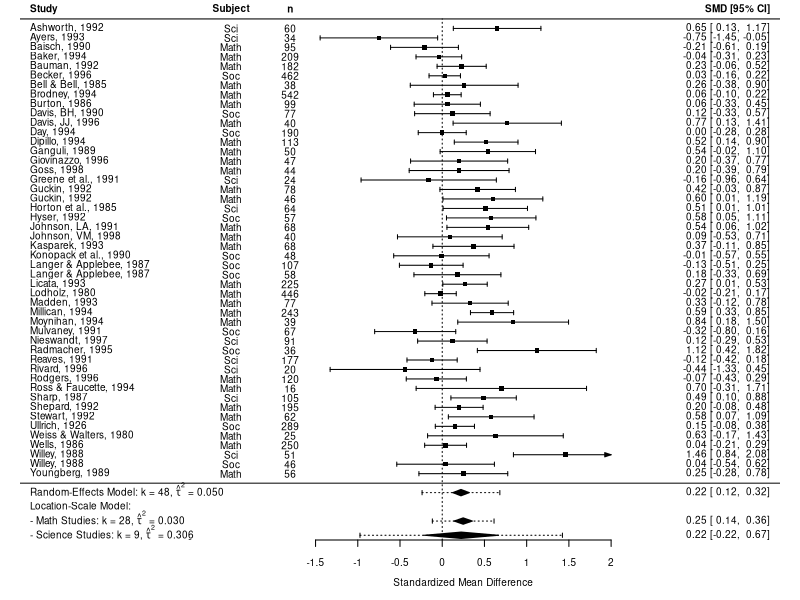
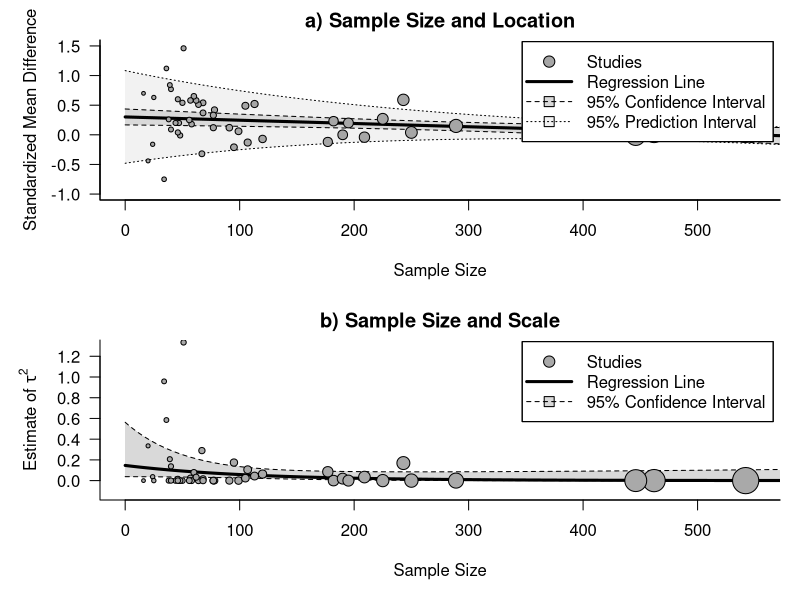
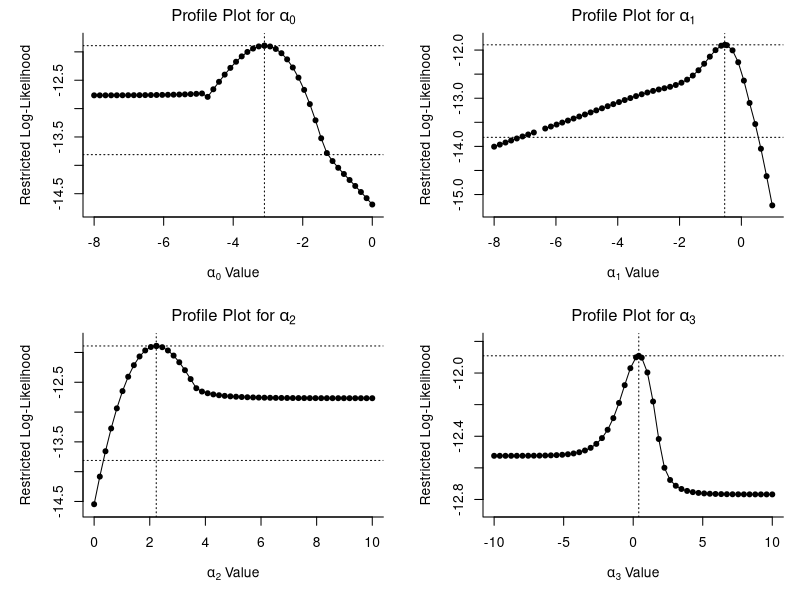

Source code (R) for these figures, in order:
############################################################################

# code corresponding to the illustrative example in the paper:
#
# Viechtbauer, W., & López-López, J. A. (in press). Location-scale models for
# meta-analysis. Research Synthesis Methods.

############################################################################

# install necessary packages (only need to do this once)

#install.packages("metafor")
#install.packages("numDeriv")

# load metafor package

library(metafor)

############################################################################

dat <- dat.bangertdrowns2004
dat

# collapse subjects down to three main groups

dat$subject <- factor(ifelse(dat$subject %in% c("Algebra", "Calculus", "Math", "Math in Science", "Statistics"), "Math",
                      ifelse(dat$subject %in% c("Chemistry", "Comp Science and Chemistry", "Biology", "Earth Science", "Natural Resources", "Nursing", "Science"), "Sci", "Soc")))

# fit standard random-effects model model

res1 <- rma(yi, vi, data=dat, test="knha")
print(res1, digits=3)

# obtain the prediction interval based on this model

predict(res1, digits=2)

# the standard random-effects model is a special case of the location-scale
# model with just intercept terms for the location and scale parts

res2 <- rma(yi, vi, data=dat, mods = ~ 1, scale = ~ 1, test="knha")
print(res2, digits=3)
predict(res2, newscale=1, transf=exp, digits=3) # same value of tau^2
predict(res2, newmods=1, newscale=1, digits=2)  # same prediction interval

# draw forest plot (including the results from the location-scale model with 'subject' as predictor)

op <- par(mar=c(3,4,1,2), tck=-0.012, mgp=c(2,0.5,0))

res <- rma(yi, vi, data=dat, test="knha")

forest(res, xlim=c(-5,4), at=seq(-1.5,2,by=0.5), ylim=c(-6,51), cex=0.6,
       rows=48:1, psize=1, addfit=FALSE, header=TRUE, digits=2L,
       mlab="", slab=paste(dat$author, dat$year, sep=", "),
       ilab=cbind(as.character(dat$subject), dat$ni), ilab.xpos=c(-2.5,-1.8))
abline(h=0)
text(-2.5, res$k+2, "Subject", font=2, cex=0.6)
text(-1.8, res$k+2, "n",       font=2, cex=0.6)

pred <- predict(res)
addpoly(pred$pred, sei=pred$se, ci.lb=pred$ci.lb, ci.ub=pred$ci.ub, pi.lb=pred$pi.lb, pi.ub=pred$pi.ub,
        row=-1, cex=0.6, digits=2, width=5)
text(x=-5, y=-1, pos=4, cex=0.6, bquote(paste("Random-Effects Model: k = ",
          .(formatC(res$k, digits=0, format="f")),", ", hat(tau)^2, " = ",
          .(formatC(res$tau2, digits=3, format="f")))))

text(-5, -2.5, pos=4, cex=0.6, "Location-Scale Model:")

res <- rma(yi, vi, mods = ~ subject - 1, scale = ~ subject - 1, data=dat, test="knha")
pred <- predict(res, newmods=diag(3), newscale=diag(3))
addpoly(pred$pred, sei=pred$se, ci.lb=pred$ci.lb, ci.ub=pred$ci.ub, pi.lb=pred$pi.lb, pi.ub=pred$pi.ub,
        row=c(-4,-5.5,-7), cex=0.6, digits=2, width=5)

tau2.subj <- predict(res, newscale=diag(3), transf=exp)
k.subj <- table(dat$subject)

text(x=-5, y=-4.0, pos=4, cex=0.6, bquote(paste("- Math Studies: k = ",
                                             .(formatC(k.subj[1], digits=0, format="f")),", ", hat(tau)^2, " = ",
                                             .(formatC(tau2.subj$pred[1], digits=3, format="f")))))

text(x=-5, y=-5.5, pos=4, cex=0.6, bquote(paste("- Science Studies: k = ",
                                             .(formatC(k.subj[2], digits=0, format="f")),", ", hat(tau)^2, " = ",
                                             .(formatC(tau2.subj$pred[2], digits=3, format="f")))))

text(x=-5, y=-7.0, pos=4, cex=0.6, bquote(paste("- Social Science Studies: k = ",
                                             .(formatC(k.subj[3], digits=0, format="f")),", ", hat(tau)^2, " = ",
                                             .(formatC(tau2.subj$pred[3], digits=3, format="f")))))

par(op)

# fit location-scale model with sample size as predictor

dat$ni100 <- dat$ni/100
res3 <- rma(yi, vi, mods = ~ ni100, scale = ~ ni100, data=dat, test="knha")
print(res3, digits=3)

# predicted tau^2 for 'small' versus 'large' studies

round(mean(dat$ni[dat$ni < 50]))
round(mean(dat$ni[dat$ni > 50]))
preds <- predict(res3, newscale=c(36,156)/100, transf=exp, digits=3)
preds
round(preds$pred[1] / preds$pred[2], 2) # ratio of tau^2 values

# bubble plots

op <- par(mfrow=c(2,1), mar=c(5,5,2,1))

ns100 <- seq(0,6,length=601)
preds <- predict(res3, newmods=ns100, newscale=ns100)

regplot(res3, pred=preds, xvals=ns100, pi=TRUE,
        xaxt="n", xlim=c(0,5.5), ylim=c(-1,1.5), las=1, bty="l",
        xlab="Sample Size", main="a) Sample Size and Location", digits=1,
        legend=TRUE)
axis(side=1, at=0:6, labels=seq(0,600,by=100))

hi <- hatvalues(res3)
tau2i <- pmax(0, resid(res3)^2 / (1-hi) - dat$vi)
wi <- sqrt(weights(res3))
size <- 0.5 + 3 * (wi - min(wi))/(max(wi) - min(wi))

plot(NA, NA, xlim=c(0,5.5), ylim=c(-0.13,1.3), xlab="Sample Size", xaxt="n",
     ylab=expression("Estimate of " * tau^2), las=1, bty="l", main="b) Sample Size and Scale")
axis(side=1, at=0:6, labels=seq(0,600,by=100))
pred <- predict(res3, newscale=ns100, transf=exp)
polygon(c(ns100, rev(ns100)), c(pred$ci.lb, rev(pred$ci.ub)), border=NA, col="gray85")
lines(ns100, pred$ci.lb, lty="dashed")
lines(ns100, pred$ci.ub, lty="dashed")
lines(ns100, pred$pred, lwd=3)
points(dat$ni100, tau2i, pch=21, col="black", bg="darkgray", cex=size)
legend("topright", inset=.01, bg="white", pch=c(NA,NA,22), col=c(NA,NA,"black"), pt.bg=c(NA,NA,"gray85"),   lty=c("blank",NA,NA),            lwd=c(NA,NA,1), text.col="white", pt.cex=1.5, seg.len=3, legend=c("Studies", "Regression Line", "95% Confidence Interval"))
legend("topright", inset=.01, bg=NA,      pch=c(21,NA,NA), col="black",          pt.bg=c("darkgray",NA,NA), lty=c("blank","solid","dashed"), lwd=c(1,3,1),   text.col="black", pt.cex=1.5, seg.len=3, legend=c("Studies", "Regression Line", "95% Confidence Interval"))

par(op)

# fit location-scale model with subject type as predictor

res4 <- rma(yi, vi, mods = ~ subject, scale = ~ subject, data=dat, test="knha")
print(res4, digits=3)

# note: the large negative scale coefficient for subjectSoc (and the huge SE)
# is a consequence of the very low amount of heterogeneity in this category;
# as a result, the coefficient wants to drift towards negative infinity (so
# that tau^2 = 0 for this category) while the standard error explodes

predict(res4, newmods=c(0,0), newscale=c(0,0), digits=2) # predicted effect for math studies
predict(res4, newmods=c(1,0), newscale=c(1,0), digits=2) # predicted effect for science studies
predict(res4, newmods=c(0,1), newscale=c(0,1), digits=2) # predicted effect for socsci studies

anova(res4, X=c(1,0,0),  digits=2) # test of predicted effect for math studies (same as testing the intercept)
anova(res4, X=c(1,1,0),  digits=2) # test of predicted effect for science studies
anova(res4, X=c(1,0,1),  digits=2) # test of predicted effect for socsci studies

predict(res4, newscale=c(0,0), transf=exp, digits=3) # predicted tau^2 for math studies
predict(res4, newscale=c(1,0), transf=exp, digits=3) # predicted tau^2 for science studies
predict(res4, newscale=c(0,1), transf=exp, digits=3) # predicted tau^2 for socsci studies

# equivalence check: fit random-effects models in the three subgroups (same
# estimated/predicted effects and tau^2 values for the three types of studies)

rma(yi,vi, data=dat, digits=3, test="knha", subset=subject=="Math")
rma(yi,vi, data=dat, digits=3, test="knha", subset=subject=="Sci")
rma(yi,vi, data=dat, digits=3, test="knha", subset=subject=="Soc")

# note: CIs are not exactly identical (as noted in footnote 7 in the paper, in
# the location-scale model, the KH method involves a single scaling factor and
# the degrees of freedom are taken to be k-p-1; on the other hand, when fitting
# separate random-effects models within each level of the categorical moderator,
# separate scaling factors are calculated within each level and the degrees of
# freedom are k_l−1, where k_l denotes the number of studies within level l of
# the moderator)

# equivalence check: a single mixed-effects model with subject type as a
# moderator while allowing tau^2 to differ across the three subject types

rma.mv(yi, vi, mods = ~ subject - 1, random = ~ subject | id, struct="DIAG", data=dat, test="t")

# note: CIs are again not identical, since the KH method is not available for
# models fitted with the rma.mv() function (test="t" also uses t-distributions
# for the tests/CIs, but not the scaling factor to adjust the var-cov matrix of
# the fixed effects as in the KH method)

# fit location-scale model with both predictors

res5 <- rma(yi, vi, mods = ~ ni100 + subject, scale = ~ ni100 + subject, data=dat, test="knha")
print(res5, digits=3)

# profile likelihood plots for the scale coefficients in the model

op <- par(mfrow=c(2,2), mar=c(5,5,2,1))

profile(res5, alpha=1, sub1=TRUE, cline=TRUE, steps=50, cex=0.8, xlim=c(-8,0))
profile(res5, alpha=2, sub1=TRUE, cline=TRUE, steps=50, cex=0.8, xlim=c(-8,1))
profile(res5, alpha=3, sub1=TRUE, cline=TRUE, steps=50, cex=0.8, xlim=c(0,10))
profile(res5, alpha=4, sub1=TRUE, cline=TRUE, steps=50, cex=0.8, xlim=c(-10,10))

par(op)

# profile likelihood CIs for the scale coefficients

confint(res5, alpha=1, digits=3, xlim=c(-8,0))
confint(res5, alpha=2, digits=3, xlim=c(-8,1))
confint(res5, alpha=3, digits=3, xlim=c(0,10))
confint(res5, alpha=4, digits=3, xlim=c(-10,10))

# simultaneous tests of the coefficients related to subject type

anova(res5, btt=3:4, digits=2) # location part
anova(res5, att=3:4, digits=2) # scale part

# predictions for the location part

predict(res5, newmods=c( 50/100,0,0), newscale=c( 50/100,0,0), digits=2) # math, n = 50
predict(res5, newmods=c(100/100,0,0), newscale=c(100/100,0,0), digits=2) # math, n = 100
predict(res5, newmods=c(150/100,0,0), newscale=c(150/100,0,0), digits=2) # math, n = 150

# predictions for the scale part

predict(res5, newscale=c(1,0,0), transf=exp, digits=3) # math,           n = 100
predict(res5, newscale=c(1,0,1), transf=exp, digits=3) # social science, n = 100
predict(res5, newscale=c(1,1,0), transf=exp, digits=3) # science,        n = 100

# fit location-scale model with different predictors for each part

res6 <- rma(yi, vi, mods = ~ ni100, scale = ~ subject, data=dat, test="knha")
print(res6, digits=3)

# profile likelihood CIs for the scale coefficients

confint(res6, alpha=1, digits=3, xlim=c(-12,0))
confint(res6, alpha=2, digits=3, xlim=c(0,10))
confint(res6, alpha=3, digits=3, xlim=c(-10,10))

# likelihood ratio test comparing model res6 with model res5

res5.ml <- update(res5, method="ML")
res6.ml <- update(res6, method="ML")
anova(res5.ml, res6.ml)

# refit all models with ML estimation

res1.ml <- update(res1, method="ML")
res2.ml <- update(res2, method="ML")
res3.ml <- update(res3, method="ML")
res4.ml <- update(res4, method="ML")
res5.ml <- update(res5, method="ML")
res6.ml <- update(res6, method="ML")

# table with IC values

fit.reml <- fitstats(res2, res3, res4, res5, res6)
fit.ml   <- fitstats(res2.ml, res3.ml, res4.ml, res5.ml, res6.ml)

tab <- data.frame(rbind(t(fit.ml[-2,]), t(fit.reml[-2,])))
tab

############################################################################
